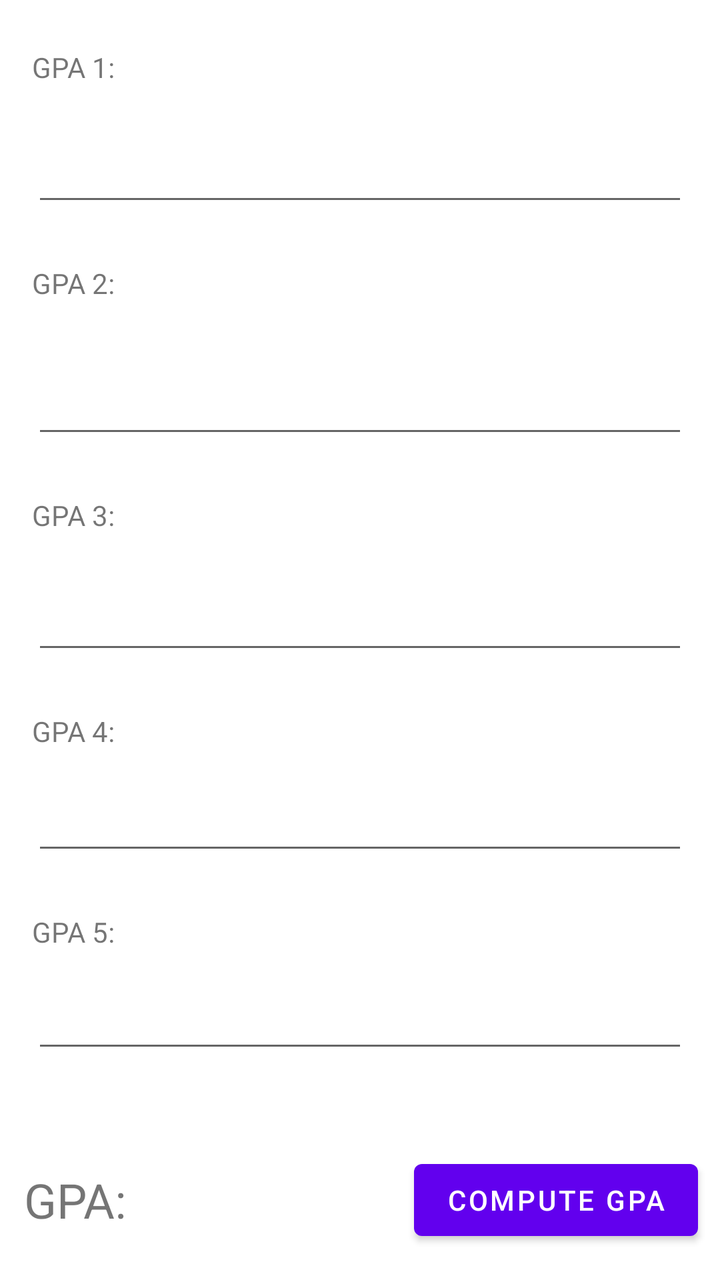
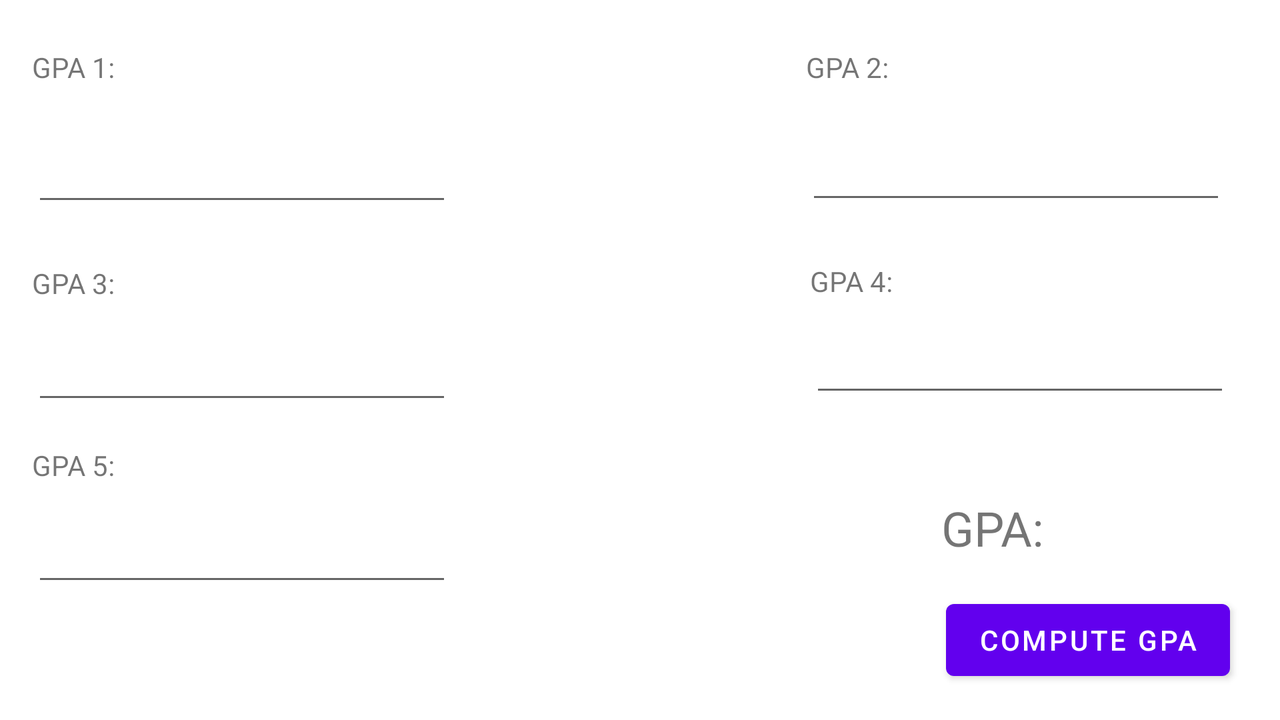

An Android layout and its configuration variant, each rendered on a device that would load it. The default file and the variant file are quoted in full after the pictures.
<!-- AndroidManifest.xml: application theme Theme.GPA_salcedoj6_Calculator -->
<!-- res/layout/activity_main.xml -->
<?xml version="1.0" encoding="utf-8"?>
<androidx.constraintlayout.widget.ConstraintLayout xmlns:android="http://schemas.android.com/apk/res/android"
    xmlns:app="http://schemas.android.com/apk/res-auto"
    xmlns:tools="http://schemas.android.com/tools"
    android:layout_width="match_parent"
    android:layout_height="match_parent"
    tools:context=".MainActivity">

    <Button
        android:id="@+id/clearBtn"
        android:layout_width="wrap_content"
        android:layout_height="wrap_content"
        android:layout_marginBottom="16dp"
        android:text="@string/clearForm"
        android:visibility="invisible"
        app:layout_constraintBottom_toBottomOf="parent"
        app:layout_constraintEnd_toEndOf="parent"
        app:layout_constraintHorizontal_bias="0.95"
        app:layout_constraintStart_toStartOf="parent" />

    <Button
        android:id="@+id/submitBtn"
        android:layout_width="wrap_content"
        android:layout_height="wrap_content"
        android:layout_marginBottom="16dp"
        android:text="@string/compute_gpa"
        android:visibility="visible"
        app:layout_constraintBottom_toBottomOf="parent"
        app:layout_constraintEnd_toEndOf="parent"
        app:layout_constraintHorizontal_bias="0.95"
        app:layout_constraintStart_toStartOf="parent" />

    <EditText
        android:id="@+id/gpaEntry1"
        android:layout_width="0dp"
        android:layout_height="wrap_content"
        android:layout_marginStart="16dp"
        android:layout_marginTop="17dp"
        android:layout_marginEnd="16dp"
        android:ems="10"
        android:inputType="number"
        android:minHeight="48dp"
        app:layout_constraintEnd_toEndOf="parent"
        app:layout_constraintHorizontal_bias="0.0"
        app:layout_constraintStart_toStartOf="parent"
        app:layout_constraintTop_toBottomOf="@+id/gpaLabel1"
        tools:ignore="SpeakableTextPresentCheck" />

    <TextView
        android:id="@+id/gpaLabel1"
        android:layout_width="0dp"
        android:layout_height="wrap_content"
        android:layout_marginTop="24dp"
        android:layout_marginBottom="16dp"
        android:text="GPA 1:"
        app:layout_constraintBottom_toTopOf="@+id/gpaEntry1"
        app:layout_constraintStart_toStartOf="@+id/gpaEntry1"
        app:layout_constraintTop_toTopOf="parent"
        app:layout_constraintVertical_bias="1.0" />

    <TextView
        android:id="@+id/gpaLabel2"
        android:layout_width="0dp"
        android:layout_height="wrap_content"
        android:layout_marginTop="24dp"
        android:layout_marginBottom="16dp"
        android:text="GPA 2:"
        app:layout_constraintBottom_toTopOf="@+id/gpaEntry2"
        app:layout_constraintStart_toStartOf="@+id/gpaEntry2"
        app:layout_constraintTop_toBottomOf="@+id/gpaEntry1" />

    <EditText
        android:id="@+id/gpaEntry2"
        android:layout_width="0dp"
        android:layout_height="wrap_content"
        android:layout_marginStart="16dp"
        android:layout_marginTop="25dp"
        android:layout_marginEnd="16dp"
        android:ems="10"
        android:inputType="number"
        android:minHeight="48dp"
        app:layout_constraintEnd_toEndOf="parent"
        app:layout_constraintStart_toStartOf="parent"
        app:layout_constraintTop_toBottomOf="@+id/gpaLabel2" />

    <TextView
        android:id="@+id/gpaLabel3"
        android:layout_width="0dp"
        android:layout_height="wrap_content"
        android:layout_marginTop="24dp"
        android:layout_marginBottom="16dp"
        android:text="GPA 3:"
        app:layout_constraintBottom_toTopOf="@+id/gpaEntry3"
        app:layout_constraintStart_toStartOf="@+id/gpaEntry3"
        app:layout_constraintTop_toBottomOf="@+id/gpaEntry2" />

    <EditText
        android:id="@+id/gpaEntry3"
        android:layout_width="0dp"
        android:layout_height="wrap_content"
        android:layout_marginStart="16dp"
        android:layout_marginTop="17dp"
        android:layout_marginEnd="16dp"
        android:ems="10"
        android:inputType="number"
        android:minHeight="48dp"
        app:layout_constraintEnd_toEndOf="parent"
        app:layout_constraintStart_toStartOf="parent"
        app:layout_constraintTop_toBottomOf="@+id/gpaLabel3" />

    <TextView
        android:id="@+id/gpaLabel4"
        android:layout_width="0dp"
        android:layout_height="wrap_content"
        android:layout_marginTop="24dp"
        android:layout_marginBottom="16dp"
        android:text="GPA 4:"
        app:layout_constraintBottom_toTopOf="@+id/gpaEntry4"
        app:layout_constraintStart_toStartOf="@+id/gpaEntry4"
        app:layout_constraintTop_toBottomOf="@+id/gpaEntry3"
        app:layout_constraintVertical_bias="0.0" />

    <EditText
        android:id="@+id/gpaEntry4"
        android:layout_width="0dp"
        android:layout_height="wrap_content"
        android:layout_marginStart="16dp"
        android:layout_marginTop="16dp"
        android:layout_marginEnd="16dp"
        android:ems="10"
        android:inputType="number"
        app:layout_constraintEnd_toEndOf="parent"
        app:layout_constraintHorizontal_bias="1.0"
        app:layout_constraintStart_toStartOf="parent"
        app:layout_constraintTop_toBottomOf="@+id/gpaLabel4" />

    <TextView
        android:id="@+id/gpaLabel5"
        android:layout_width="0dp"
        android:layout_height="wrap_content"
        android:layout_marginTop="24dp"
        android:layout_marginBottom="16dp"
        android:text="GPA 5:"
        app:layout_constraintBottom_toTopOf="@+id/gpaEntry5"
        app:layout_constraintStart_toStartOf="@+id/gpaEntry5"
        app:layout_constraintTop_toBottomOf="@+id/gpaEntry4"
        app:layout_constraintVertical_bias="0.0" />

    <EditText
        android:id="@+id/gpaEntry5"
        android:layout_width="0dp"
        android:layout_height="wrap_content"
        android:layout_marginStart="16dp"
        android:layout_marginTop="8dp"
        android:layout_marginEnd="16dp"
        android:ems="10"
        android:inputType="number"
        android:minHeight="48dp"
        app:layout_constraintEnd_toEndOf="parent"
        app:layout_constraintHorizontal_bias="1.0"
        app:layout_constraintStart_toStartOf="parent"
        app:layout_constraintTop_toBottomOf="@+id/gpaLabel5" />

    <TextView
        android:id="@+id/emptyBG"
        android:layout_width="155dp"
        android:layout_height="29dp"
        android:background="#FFFFFF"
        android:text=""
        app:layout_constraintBottom_toBottomOf="@+id/gpaDisplay"
        app:layout_constraintEnd_toStartOf="@+id/submitBtn"
        app:layout_constraintHorizontal_bias="0.0"
        app:layout_constraintStart_toStartOf="@+id/gpaDisplay" />

    <TextView
        android:id="@+id/gpaDisplay"
        android:layout_width="wrap_content"
        android:layout_height="wrap_content"
        android:layout_marginBottom="24dp"
        android:text="GPA: "
        android:textSize="24sp"
        app:layout_constraintBottom_toBottomOf="parent"
        app:layout_constraintEnd_toStartOf="@+id/submitBtn"
        app:layout_constraintHorizontal_bias="0.08"
        app:layout_constraintStart_toStartOf="parent" />

</androidx.constraintlayout.widget.ConstraintLayout>
<!-- resources referenced by this layout -->
<resources>
  <string name="clearForm">Clear</string>
  <string name="compute_gpa">Compute GPA</string>
  <style name="Theme.GPA_salcedoj6_Calculator" parent="Theme.MaterialComponents.DayNight.DarkActionBar">
          
          <item name="colorPrimary">@color/purple_500</item>
          <item name="colorPrimaryVariant">@color/purple_700</item>
          <item name="colorOnPrimary">@color/white</item>
          
          <item name="colorSecondary">@color/teal_200</item>
          <item name="colorSecondaryVariant">@color/teal_700</item>
          <item name="colorOnSecondary">@color/black</item>
          
          <item name="android:statusBarColor" tools:targetApi="l">?attr/colorPrimaryVariant</item>
          
      </style>
  <color name="purple_500">#FF6200EE</color>
  <color name="purple_700">#FF3700B3</color>
  <color name="white">#FFFFFFFF</color>
  <color name="teal_200">#FF03DAC5</color>
  <color name="teal_700">#FF018786</color>
  <color name="black">#FF000000</color>
</resources>
<!-- res/layout-land/activity_main.xml (the repository's variant of the layout above) -->
<!-- drawn on the phone turned sideways -->
<?xml version="1.0" encoding="utf-8"?>
<androidx.constraintlayout.widget.ConstraintLayout xmlns:android="http://schemas.android.com/apk/res/android"
    xmlns:app="http://schemas.android.com/apk/res-auto"
    xmlns:tools="http://schemas.android.com/tools"
    android:layout_width="match_parent"
    android:layout_height="match_parent"
    tools:context=".MainActivity">

    <Button
        android:id="@+id/clearBtn"
        android:layout_width="wrap_content"
        android:layout_height="wrap_content"
        android:layout_marginBottom="16dp"
        android:text="@string/clearForm"
        android:visibility="invisible"
        app:layout_constraintBottom_toBottomOf="parent"
        app:layout_constraintEnd_toEndOf="parent"
        app:layout_constraintHorizontal_bias="0.95"
        app:layout_constraintStart_toStartOf="parent" />

    <Button
        android:id="@+id/submitBtn"
        android:layout_width="wrap_content"
        android:layout_height="wrap_content"
        android:layout_marginBottom="16dp"
        android:text="@string/compute_gpa"
        android:visibility="visible"
        app:layout_constraintBottom_toBottomOf="parent"
        app:layout_constraintEnd_toEndOf="parent"
        app:layout_constraintHorizontal_bias="0.95"
        app:layout_constraintStart_toStartOf="parent" />

    <EditText
        android:id="@+id/gpaEntry1"
        android:layout_width="wrap_content"
        android:layout_height="wrap_content"
        android:layout_marginStart="16dp"
        android:layout_marginTop="17dp"
        android:ems="10"
        android:inputType="number"
        android:minHeight="48dp"
        app:layout_constraintStart_toStartOf="parent"
        app:layout_constraintTop_toBottomOf="@+id/gpaLabel1"
        tools:ignore="SpeakableTextPresentCheck" />

    <TextView
        android:id="@+id/gpaLabel1"
        android:layout_width="0dp"
        android:layout_height="wrap_content"
        android:layout_marginTop="24dp"
        android:layout_marginBottom="16dp"
        android:text="GPA 1:"
        app:layout_constraintBottom_toTopOf="@+id/gpaEntry1"
        app:layout_constraintStart_toStartOf="@+id/gpaEntry1"
        app:layout_constraintTop_toTopOf="parent"
        app:layout_constraintVertical_bias="1.0" />

    <TextView
        android:id="@+id/gpaLabel2"
        android:layout_width="0dp"
        android:layout_height="wrap_content"
        android:layout_marginTop="24dp"
        android:layout_marginBottom="16dp"
        android:text="GPA 2:"
        app:layout_constraintBottom_toTopOf="@+id/gpaEntry2"
        app:layout_constraintStart_toEndOf="@+id/gpaEntry1"
        app:layout_constraintStart_toStartOf="@+id/gpaEntry2"
        app:layout_constraintTop_toTopOf="parent" />

    <EditText
        android:id="@+id/gpaEntry2"
        android:layout_width="wrap_content"
        android:layout_height="wrap_content"
        android:layout_marginTop="16dp"
        android:layout_marginEnd="16dp"
        android:ems="10"
        android:inputType="number"
        android:minHeight="48dp"
        app:layout_constraintEnd_toEndOf="parent"
        app:layout_constraintHorizontal_bias="0.942"
        app:layout_constraintStart_toEndOf="@+id/gpaEntry1"
        app:layout_constraintTop_toBottomOf="@+id/gpaLabel2" />

    <TextView
        android:id="@+id/gpaLabel3"
        android:layout_width="0dp"
        android:layout_height="wrap_content"
        android:layout_marginTop="24dp"
        android:layout_marginBottom="16dp"
        android:text="GPA 3:"
        app:layout_constraintBottom_toTopOf="@+id/gpaEntry3"
        app:layout_constraintStart_toStartOf="@+id/gpaEntry3"
        app:layout_constraintTop_toBottomOf="@+id/gpaEntry1" />

    <EditText
        android:id="@+id/gpaEntry3"
        android:layout_width="wrap_content"
        android:layout_height="wrap_content"
        android:layout_marginStart="16dp"
        android:layout_marginTop="8dp"
        android:layout_marginEnd="16dp"
        android:ems="10"
        android:inputType="number"
        android:minHeight="48dp"
        app:layout_constraintEnd_toEndOf="parent"
        app:layout_constraintHorizontal_bias="0.0"
        app:layout_constraintStart_toStartOf="parent"
        app:layout_constraintTop_toBottomOf="@+id/gpaLabel3" />

    <TextView
        android:id="@+id/gpaLabel4"
        android:layout_width="0dp"
        android:layout_height="wrap_content"
        android:layout_marginTop="24dp"
        android:layout_marginBottom="16dp"
        android:text="GPA 4:"
        app:layout_constraintBottom_toTopOf="@+id/gpaEntry4"
        app:layout_constraintStart_toStartOf="@+id/gpaEntry4"
        app:layout_constraintTop_toBottomOf="@+id/gpaEntry2"
        app:layout_constraintVertical_bias="0.0" />

    <EditText
        android:id="@+id/gpaEntry4"
        android:layout_width="wrap_content"
        android:layout_height="wrap_content"
        android:layout_marginTop="12dp"
        android:layout_marginEnd="16dp"
        android:ems="10"
        android:inputType="number"
        app:layout_constraintEnd_toEndOf="parent"
        app:layout_constraintHorizontal_bias="0.953"
        app:layout_constraintStart_toEndOf="@+id/gpaEntry3"
        app:layout_constraintTop_toBottomOf="@+id/gpaLabel4" />

    <TextView
        android:id="@+id/gpaLabel5"
        android:layout_width="0dp"
        android:layout_height="wrap_content"
        android:layout_marginTop="16dp"
        android:layout_marginBottom="16dp"
        android:text="GPA 5:"
        app:layout_constraintBottom_toTopOf="@+id/gpaEntry5"
        app:layout_constraintStart_toStartOf="@+id/gpaEntry5"
        app:layout_constraintTop_toBottomOf="@+id/gpaEntry3"
        app:layout_constraintVertical_bias="0.0" />

    <EditText
        android:id="@+id/gpaEntry5"
        android:layout_width="0dp"
        android:layout_height="wrap_content"
        android:layout_marginStart="16dp"
        android:layout_marginTop="8dp"
        android:ems="10"
        android:inputType="number"
        android:minHeight="48dp"
        app:layout_constraintStart_toStartOf="parent"
        app:layout_constraintTop_toBottomOf="@+id/gpaLabel5" />

    <TextView
        android:id="@+id/emptyBG"
        android:layout_width="155dp"
        android:layout_height="29dp"
        android:layout_marginBottom="16dp"
        android:background="#FFFFFF"
        android:text=""
        app:layout_constraintBottom_toTopOf="@+id/submitBtn"
        app:layout_constraintStart_toStartOf="@+id/gpaDisplay" />

    <TextView
        android:id="@+id/gpaDisplay"
        android:layout_width="wrap_content"
        android:layout_height="wrap_content"
        android:layout_marginEnd="112dp"
        android:layout_marginBottom="16dp"
        android:text="GPA: "
        android:textSize="24sp"
        app:layout_constraintBottom_toTopOf="@+id/submitBtn"
        app:layout_constraintEnd_toEndOf="parent" />

</androidx.constraintlayout.widget.ConstraintLayout>
